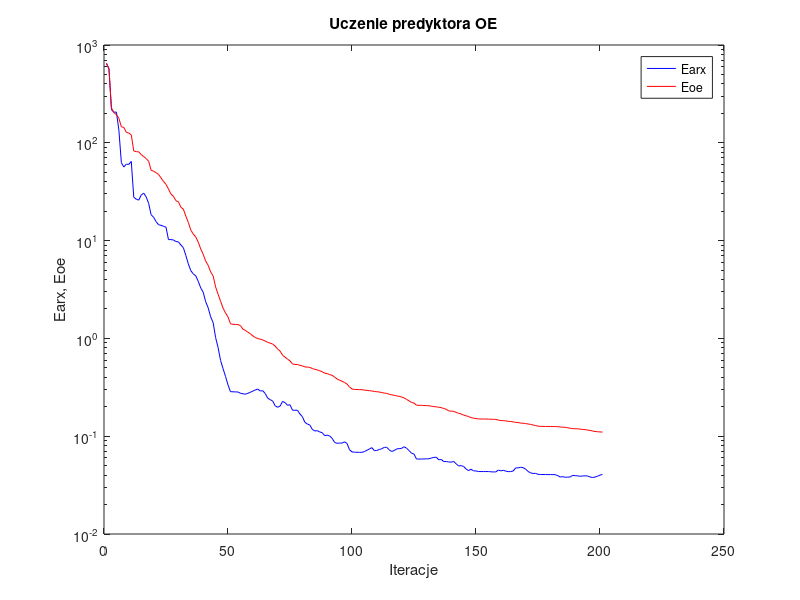
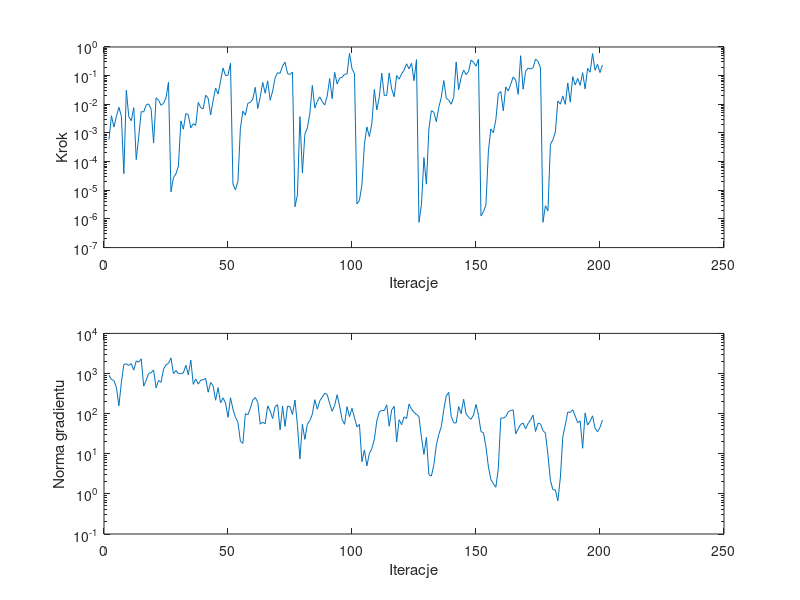

The MATLAB script that drew these images, in order:
%uczenie predyktora oe
clear all;
n=0; farx(n+1)=6.448578e+002; foe(n+1)=6.515169e+002; wspucz(n+1)=0.000000e+000; ng(n+1)=0.000000e+000;
%odnowa zmiennej metryki
n=1; farx(n+1)=5.673997e+002; foe(n+1)=5.764297e+002; krok(n+1)=5.866231e-004; ng(n+1)=9.045246e+002;
n=2; farx(n+1)=2.180756e+002; foe(n+1)=2.276413e+002; krok(n+1)=3.985480e-003; ng(n+1)=7.083102e+002;
n=3; farx(n+1)=2.056963e+002; foe(n+1)=2.028996e+002; krok(n+1)=1.605669e-003; ng(n+1)=6.711687e+002;
n=4; farx(n+1)=2.060516e+002; foe(n+1)=1.943785e+002; krok(n+1)=3.792736e-003; ng(n+1)=4.524473e+002;
n=5; farx(n+1)=1.346354e+002; foe(n+1)=1.779854e+002; krok(n+1)=7.883344e-003; ng(n+1)=1.571085e+002;
n=6; farx(n+1)=6.253442e+001; foe(n+1)=1.456994e+002; krok(n+1)=3.840117e-003; ng(n+1)=5.926509e+002;
n=7; farx(n+1)=5.659812e+001; foe(n+1)=1.436848e+002; krok(n+1)=3.799128e-005; ng(n+1)=1.685875e+003;
n=8; farx(n+1)=6.049611e+001; foe(n+1)=1.281256e+002; krok(n+1)=3.108824e-002; ng(n+1)=1.745437e+003;
n=9; farx(n+1)=6.009855e+001; foe(n+1)=1.257022e+002; krok(n+1)=3.660956e-003; ng(n+1)=1.580597e+003;
n=10; farx(n+1)=6.453086e+001; foe(n+1)=1.207556e+002; krok(n+1)=2.677949e-003; ng(n+1)=1.764720e+003;
n=11; farx(n+1)=2.778103e+001; foe(n+1)=8.252470e+001; krok(n+1)=7.613202e-003; ng(n+1)=1.211327e+003;
n=12; farx(n+1)=2.650277e+001; foe(n+1)=8.117401e+001; krok(n+1)=1.176816e-004; ng(n+1)=2.064389e+003;
n=13; farx(n+1)=2.592635e+001; foe(n+1)=8.088597e+001; krok(n+1)=7.499704e-004; ng(n+1)=1.917964e+003;
n=14; farx(n+1)=2.924654e+001; foe(n+1)=7.577552e+001; krok(n+1)=5.557598e-003; ng(n+1)=2.317754e+003;
n=15; farx(n+1)=3.055575e+001; foe(n+1)=7.231198e+001; krok(n+1)=5.433546e-003; ng(n+1)=4.846487e+002;
n=16; farx(n+1)=2.801811e+001; foe(n+1)=6.901324e+001; krok(n+1)=9.436540e-003; ng(n+1)=6.746743e+002;
n=17; farx(n+1)=2.406905e+001; foe(n+1)=6.484693e+001; krok(n+1)=1.034736e-002; ng(n+1)=1.005647e+003;
n=18; farx(n+1)=1.836797e+001; foe(n+1)=5.236509e+001; krok(n+1)=6.802533e-003; ng(n+1)=1.044778e+003;
n=19; farx(n+1)=1.731434e+001; foe(n+1)=5.128145e+001; krok(n+1)=4.430569e-004; ng(n+1)=1.222507e+003;
n=20; farx(n+1)=1.563704e+001; foe(n+1)=4.950373e+001; krok(n+1)=1.694236e-002; ng(n+1)=4.391807e+002;
n=21; farx(n+1)=1.453743e+001; foe(n+1)=4.744393e+001; krok(n+1)=1.384117e-002; ng(n+1)=6.730725e+002;
n=22; farx(n+1)=1.433251e+001; foe(n+1)=4.376623e+001; krok(n+1)=9.219686e-003; ng(n+1)=6.009997e+002;
n=23; farx(n+1)=1.399110e+001; foe(n+1)=4.030563e+001; krok(n+1)=1.080437e-002; ng(n+1)=1.280743e+003;
n=24; farx(n+1)=1.372908e+001; foe(n+1)=3.756469e+001; krok(n+1)=1.705843e-002; ng(n+1)=1.649029e+003;
n=25; farx(n+1)=1.023479e+001; foe(n+1)=3.371279e+001; krok(n+1)=5.893163e-002; ng(n+1)=1.783274e+003;
%odnowa zmiennej metryki
n=26; farx(n+1)=1.024037e+001; foe(n+1)=2.992661e+001; krok(n+1)=8.829868e-006; ng(n+1)=2.442197e+003;
n=27; farx(n+1)=1.015152e+001; foe(n+1)=2.838259e+001; krok(n+1)=2.769106e-005; ng(n+1)=9.889483e+002;
n=28; farx(n+1)=9.790564e+000; foe(n+1)=2.558798e+001; krok(n+1)=3.720528e-005; ng(n+1)=1.195543e+003;
n=29; farx(n+1)=9.699705e+000; foe(n+1)=2.492417e+001; krok(n+1)=6.975159e-005; ng(n+1)=9.894636e+002;
n=30; farx(n+1)=9.019740e+000; foe(n+1)=2.194207e+001; krok(n+1)=2.634602e-003; ng(n+1)=9.963318e+002;
n=31; farx(n+1)=8.458116e+000; foe(n+1)=2.097403e+001; krok(n+1)=1.350546e-003; ng(n+1)=1.027250e+003;
n=32; farx(n+1)=7.044455e+000; foe(n+1)=1.779334e+001; krok(n+1)=4.753051e-003; ng(n+1)=1.608850e+003;
n=33; farx(n+1)=5.788278e+000; foe(n+1)=1.534545e+001; krok(n+1)=4.259233e-003; ng(n+1)=9.325318e+002;
n=34; farx(n+1)=4.926536e+000; foe(n+1)=1.282731e+001; krok(n+1)=1.513410e-003; ng(n+1)=2.162134e+003;
n=35; farx(n+1)=4.575175e+000; foe(n+1)=1.165685e+001; krok(n+1)=2.100547e-003; ng(n+1)=5.369097e+002;
n=36; farx(n+1)=4.362714e+000; foe(n+1)=1.087653e+001; krok(n+1)=1.846469e-003; ng(n+1)=7.335424e+002;
n=37; farx(n+1)=3.832980e+000; foe(n+1)=9.641894e+000; krok(n+1)=1.169933e-002; ng(n+1)=5.438146e+002;
n=38; farx(n+1)=3.284508e+000; foe(n+1)=8.221220e+000; krok(n+1)=7.632150e-003; ng(n+1)=6.833858e+002;
n=39; farx(n+1)=2.961523e+000; foe(n+1)=7.242913e+000; krok(n+1)=6.947618e-003; ng(n+1)=7.023248e+002;
n=40; farx(n+1)=2.372355e+000; foe(n+1)=6.164145e+000; krok(n+1)=2.083339e-002; ng(n+1)=7.528265e+002;
n=41; farx(n+1)=2.057597e+000; foe(n+1)=5.591032e+000; krok(n+1)=1.625772e-002; ng(n+1)=3.416682e+002;
n=42; farx(n+1)=1.661506e+000; foe(n+1)=4.787462e+000; krok(n+1)=4.258262e-003; ng(n+1)=5.971924e+002;
n=43; farx(n+1)=1.451015e+000; foe(n+1)=4.356319e+000; krok(n+1)=1.370601e-002; ng(n+1)=4.937471e+002;
n=44; farx(n+1)=1.021111e+000; foe(n+1)=3.361674e+000; krok(n+1)=3.712452e-002; ng(n+1)=2.156820e+002;
n=45; farx(n+1)=8.059167e-001; foe(n+1)=2.828859e+000; krok(n+1)=2.284436e-002; ng(n+1)=4.444266e+002;
n=46; farx(n+1)=5.960109e-001; foe(n+1)=2.403789e+000; krok(n+1)=6.528949e-002; ng(n+1)=1.855955e+002;
n=47; farx(n+1)=4.911292e-001; foe(n+1)=2.041117e+000; krok(n+1)=1.845727e-001; ng(n+1)=2.474138e+002;
n=48; farx(n+1)=4.084653e-001; foe(n+1)=1.820012e+000; krok(n+1)=1.001107e-001; ng(n+1)=1.846156e+002;
n=49; farx(n+1)=3.343186e-001; foe(n+1)=1.659109e+000; krok(n+1)=1.041792e-001; ng(n+1)=8.082547e+001;
n=50; farx(n+1)=2.853704e-001; foe(n+1)=1.411159e+000; krok(n+1)=2.709781e-001; ng(n+1)=2.486754e+002;
%odnowa zmiennej metryki
n=51; farx(n+1)=2.845475e-001; foe(n+1)=1.394042e+000; krok(n+1)=1.625776e-005; ng(n+1)=1.295583e+002;
n=52; farx(n+1)=2.839068e-001; foe(n+1)=1.389137e+000; krok(n+1)=1.029831e-005; ng(n+1)=8.111313e+001;
n=53; farx(n+1)=2.832367e-001; foe(n+1)=1.384683e+000; krok(n+1)=2.047517e-005; ng(n+1)=6.107713e+001;
n=54; farx(n+1)=2.749267e-001; foe(n+1)=1.353120e+000; krok(n+1)=1.469853e-003; ng(n+1)=2.060665e+001;
n=55; farx(n+1)=2.713880e-001; foe(n+1)=1.243899e+000; krok(n+1)=5.829556e-003; ng(n+1)=1.807367e+001;
n=56; farx(n+1)=2.688939e-001; foe(n+1)=1.207056e+000; krok(n+1)=4.175393e-003; ng(n+1)=1.000402e+002;
n=57; farx(n+1)=2.743508e-001; foe(n+1)=1.157119e+000; krok(n+1)=1.086709e-002; ng(n+1)=9.342497e+001;
n=58; farx(n+1)=2.813858e-001; foe(n+1)=1.117444e+000; krok(n+1)=1.169754e-002; ng(n+1)=1.348449e+002;
n=59; farx(n+1)=2.887929e-001; foe(n+1)=1.061262e+000; krok(n+1)=1.518330e-002; ng(n+1)=2.171307e+002;
n=60; farx(n+1)=2.970365e-001; foe(n+1)=1.022487e+000; krok(n+1)=3.899737e-002; ng(n+1)=2.522833e+002;
n=61; farx(n+1)=3.036050e-001; foe(n+1)=9.960877e-001; krok(n+1)=7.152527e-003; ng(n+1)=1.916326e+002;
n=62; farx(n+1)=2.899715e-001; foe(n+1)=9.823826e-001; krok(n+1)=1.835014e-002; ng(n+1)=5.481018e+001;
n=63; farx(n+1)=2.917488e-001; foe(n+1)=9.657750e-001; krok(n+1)=5.793922e-002; ng(n+1)=6.096884e+001;
n=64; farx(n+1)=2.731537e-001; foe(n+1)=9.386961e-001; krok(n+1)=2.421456e-002; ng(n+1)=5.595598e+001;
n=65; farx(n+1)=2.453775e-001; foe(n+1)=9.116291e-001; krok(n+1)=6.601690e-002; ng(n+1)=1.561225e+002;
n=66; farx(n+1)=2.364790e-001; foe(n+1)=8.942524e-001; krok(n+1)=1.382426e-002; ng(n+1)=1.174774e+002;
n=67; farx(n+1)=2.291580e-001; foe(n+1)=8.763277e-001; krok(n+1)=2.900728e-002; ng(n+1)=7.543427e+001;
n=68; farx(n+1)=2.047028e-001; foe(n+1)=8.339302e-001; krok(n+1)=8.509079e-002; ng(n+1)=1.510479e+002;
n=69; farx(n+1)=1.976543e-001; foe(n+1)=7.786888e-001; krok(n+1)=1.269153e-001; ng(n+1)=1.673945e+002;
n=70; farx(n+1)=2.030584e-001; foe(n+1)=7.412856e-001; krok(n+1)=1.200954e-001; ng(n+1)=3.948621e+001;
n=71; farx(n+1)=2.270673e-001; foe(n+1)=6.746944e-001; krok(n+1)=2.186494e-001; ng(n+1)=1.526744e+002;
n=72; farx(n+1)=2.204123e-001; foe(n+1)=6.424724e-001; krok(n+1)=2.965759e-001; ng(n+1)=4.792199e+001;
n=73; farx(n+1)=2.070100e-001; foe(n+1)=6.142413e-001; krok(n+1)=1.174729e-001; ng(n+1)=1.543504e+002;
n=74; farx(n+1)=2.097856e-001; foe(n+1)=5.890560e-001; krok(n+1)=1.096481e-001; ng(n+1)=1.493854e+002;
n=75; farx(n+1)=1.843984e-001; foe(n+1)=5.480709e-001; krok(n+1)=1.344350e-001; ng(n+1)=9.534495e+001;
%odnowa zmiennej metryki
n=76; farx(n+1)=1.843049e-001; foe(n+1)=5.418819e-001; krok(n+1)=2.678022e-006; ng(n+1)=2.184602e+002;
n=77; farx(n+1)=1.843328e-001; foe(n+1)=5.407107e-001; krok(n+1)=6.917402e-006; ng(n+1)=5.135531e+001;
n=78; farx(n+1)=1.687762e-001; foe(n+1)=5.303326e-001; krok(n+1)=3.715831e-003; ng(n+1)=7.410730e+000;
n=79; farx(n+1)=1.581145e-001; foe(n+1)=5.235818e-001; krok(n+1)=3.990378e-005; ng(n+1)=5.431092e+001;
n=80; farx(n+1)=1.385200e-001; foe(n+1)=5.112791e-001; krok(n+1)=9.064776e-004; ng(n+1)=2.279733e+001;
n=81; farx(n+1)=1.332356e-001; foe(n+1)=5.084169e-001; krok(n+1)=1.499941e-003; ng(n+1)=5.465365e+001;
n=82; farx(n+1)=1.299092e-001; foe(n+1)=5.062562e-001; krok(n+1)=4.818429e-003; ng(n+1)=6.714865e+001;
n=83; farx(n+1)=1.173539e-001; foe(n+1)=4.911348e-001; krok(n+1)=4.568872e-002; ng(n+1)=9.645250e+001;
n=84; farx(n+1)=1.131313e-001; foe(n+1)=4.835173e-001; krok(n+1)=7.442795e-003; ng(n+1)=2.229787e+002;
n=85; farx(n+1)=1.139108e-001; foe(n+1)=4.760913e-001; krok(n+1)=1.251384e-002; ng(n+1)=1.287010e+002;
n=86; farx(n+1)=1.105237e-001; foe(n+1)=4.665019e-001; krok(n+1)=1.819302e-002; ng(n+1)=2.082327e+002;
n=87; farx(n+1)=1.085779e-001; foe(n+1)=4.556972e-001; krok(n+1)=1.219985e-002; ng(n+1)=2.554781e+002;
n=88; farx(n+1)=1.013080e-001; foe(n+1)=4.405166e-001; krok(n+1)=9.447410e-003; ng(n+1)=3.231702e+002;
n=89; farx(n+1)=1.026062e-001; foe(n+1)=4.369665e-001; krok(n+1)=1.949750e-002; ng(n+1)=2.992948e+002;
n=90; farx(n+1)=1.004647e-001; foe(n+1)=4.257293e-001; krok(n+1)=7.903310e-002; ng(n+1)=1.765413e+002;
n=91; farx(n+1)=9.507239e-002; foe(n+1)=4.200070e-001; krok(n+1)=1.576846e-002; ng(n+1)=1.145673e+002;
n=92; farx(n+1)=8.630991e-002; foe(n+1)=4.008443e-001; krok(n+1)=1.310933e-001; ng(n+1)=1.611243e+002;
n=93; farx(n+1)=8.458163e-002; foe(n+1)=3.848274e-001; krok(n+1)=5.079872e-002; ng(n+1)=2.953230e+002;
n=94; farx(n+1)=8.510788e-002; foe(n+1)=3.738274e-001; krok(n+1)=8.172294e-002; ng(n+1)=1.553085e+002;
n=95; farx(n+1)=8.496521e-002; foe(n+1)=3.648491e-001; krok(n+1)=8.764941e-002; ng(n+1)=7.186686e+001;
n=96; farx(n+1)=8.758944e-002; foe(n+1)=3.541318e-001; krok(n+1)=1.121259e-001; ng(n+1)=5.428476e+001;
n=97; farx(n+1)=8.429275e-002; foe(n+1)=3.412194e-001; krok(n+1)=1.139041e-001; ng(n+1)=1.495407e+002;
n=98; farx(n+1)=7.272659e-002; foe(n+1)=3.182340e-001; krok(n+1)=6.022096e-001; ng(n+1)=8.441251e+001;
n=99; farx(n+1)=6.912676e-002; foe(n+1)=3.042428e-001; krok(n+1)=1.738735e-001; ng(n+1)=1.360761e+002;
n=100; farx(n+1)=6.860847e-002; foe(n+1)=3.005117e-001; krok(n+1)=1.176675e-001; ng(n+1)=7.916296e+001;
%odnowa zmiennej metryki
n=101; farx(n+1)=6.855748e-002; foe(n+1)=3.000549e-001; krok(n+1)=3.332727e-006; ng(n+1)=4.669051e+001;
n=102; farx(n+1)=6.840305e-002; foe(n+1)=2.991412e-001; krok(n+1)=4.456701e-006; ng(n+1)=5.384798e+001;
n=103; farx(n+1)=6.841360e-002; foe(n+1)=2.990920e-001; krok(n+1)=1.549259e-005; ng(n+1)=6.344271e+000;
n=104; farx(n+1)=6.963712e-002; foe(n+1)=2.961583e-001; krok(n+1)=4.000568e-004; ng(n+1)=1.249024e+001;
n=105; farx(n+1)=7.180286e-002; foe(n+1)=2.940351e-001; krok(n+1)=1.621288e-003; ng(n+1)=4.991207e+000;
n=106; farx(n+1)=7.395604e-002; foe(n+1)=2.919486e-001; krok(n+1)=7.499704e-004; ng(n+1)=1.011046e+001;
n=107; farx(n+1)=7.640868e-002; foe(n+1)=2.901328e-001; krok(n+1)=2.105249e-003; ng(n+1)=1.341237e+001;
n=108; farx(n+1)=7.117742e-002; foe(n+1)=2.867883e-001; krok(n+1)=3.300845e-002; ng(n+1)=2.285405e+001;
n=109; farx(n+1)=7.153509e-002; foe(n+1)=2.850162e-001; krok(n+1)=6.374691e-003; ng(n+1)=6.550691e+001;
n=110; farx(n+1)=7.309062e-002; foe(n+1)=2.830639e-001; krok(n+1)=1.771116e-002; ng(n+1)=1.106903e+002;
n=111; farx(n+1)=7.445067e-002; foe(n+1)=2.793383e-001; krok(n+1)=1.216984e-001; ng(n+1)=1.211393e+002;
n=112; farx(n+1)=7.680826e-002; foe(n+1)=2.760279e-001; krok(n+1)=2.038266e-002; ng(n+1)=1.189496e+002;
n=113; farx(n+1)=7.701954e-002; foe(n+1)=2.742429e-001; krok(n+1)=2.051314e-002; ng(n+1)=1.666143e+002;
n=114; farx(n+1)=7.248091e-002; foe(n+1)=2.684759e-001; krok(n+1)=1.244441e-001; ng(n+1)=4.836295e+001;
n=115; farx(n+1)=6.984232e-002; foe(n+1)=2.649271e-001; krok(n+1)=3.406610e-002; ng(n+1)=1.237661e+002;
n=116; farx(n+1)=7.128345e-002; foe(n+1)=2.620060e-001; krok(n+1)=1.842177e-002; ng(n+1)=1.530182e+002;
n=117; farx(n+1)=7.410014e-002; foe(n+1)=2.583096e-001; krok(n+1)=1.011122e-001; ng(n+1)=1.964405e+001;
n=118; farx(n+1)=7.461556e-002; foe(n+1)=2.558951e-001; krok(n+1)=7.542765e-002; ng(n+1)=7.057290e+001;
n=119; farx(n+1)=7.507963e-002; foe(n+1)=2.514795e-001; krok(n+1)=1.160291e-001; ng(n+1)=5.306947e+001;
n=120; farx(n+1)=7.804755e-002; foe(n+1)=2.468398e-001; krok(n+1)=1.568337e-001; ng(n+1)=8.340360e+001;
n=121; farx(n+1)=7.544050e-002; foe(n+1)=2.378951e-001; krok(n+1)=2.592992e-001; ng(n+1)=7.498167e+001;
n=122; farx(n+1)=7.123577e-002; foe(n+1)=2.297332e-001; krok(n+1)=1.728230e-001; ng(n+1)=1.740235e+002;
n=123; farx(n+1)=6.704798e-002; foe(n+1)=2.211713e-001; krok(n+1)=2.701727e-001; ng(n+1)=1.286755e+002;
n=124; farx(n+1)=6.561766e-002; foe(n+1)=2.182771e-001; krok(n+1)=6.680629e-002; ng(n+1)=1.073809e+002;
n=125; farx(n+1)=5.843764e-002; foe(n+1)=2.074322e-001; krok(n+1)=3.619299e-001; ng(n+1)=9.611788e+001;
%odnowa zmiennej metryki
n=126; farx(n+1)=5.843227e-002; foe(n+1)=2.069822e-001; krok(n+1)=7.623743e-007; ng(n+1)=8.394531e+001;
n=127; farx(n+1)=5.843633e-002; foe(n+1)=2.068620e-001; krok(n+1)=3.150286e-006; ng(n+1)=2.594787e+001;
n=128; farx(n+1)=5.851683e-002; foe(n+1)=2.060751e-001; krok(n+1)=1.377639e-004; ng(n+1)=9.617520e+000;
n=129; farx(n+1)=5.870317e-002; foe(n+1)=2.054443e-001; krok(n+1)=1.637351e-005; ng(n+1)=2.558700e+001;
n=130; farx(n+1)=5.876642e-002; foe(n+1)=2.048902e-001; krok(n+1)=1.361446e-003; ng(n+1)=2.993518e+000;
n=131; farx(n+1)=5.983359e-002; foe(n+1)=2.025793e-001; krok(n+1)=5.999763e-003; ng(n+1)=2.779336e+000;
n=132; farx(n+1)=6.068446e-002; foe(n+1)=2.007988e-001; krok(n+1)=5.242823e-003; ng(n+1)=5.304664e+000;
n=133; farx(n+1)=6.093260e-002; foe(n+1)=1.995446e-001; krok(n+1)=2.476023e-003; ng(n+1)=1.639364e+001;
n=134; farx(n+1)=5.740283e-002; foe(n+1)=1.978147e-001; krok(n+1)=7.859971e-003; ng(n+1)=3.024865e+001;
n=135; farx(n+1)=5.780873e-002; foe(n+1)=1.959523e-001; krok(n+1)=1.748904e-002; ng(n+1)=4.736924e+001;
n=136; farx(n+1)=5.505221e-002; foe(n+1)=1.918912e-001; krok(n+1)=6.736795e-002; ng(n+1)=1.255591e+002;
n=137; farx(n+1)=5.510844e-002; foe(n+1)=1.886074e-001; krok(n+1)=1.660195e-002; ng(n+1)=2.743007e+002;
n=138; farx(n+1)=5.449005e-002; foe(n+1)=1.816208e-001; krok(n+1)=1.391254e-002; ng(n+1)=3.418277e+002;
n=139; farx(n+1)=5.426017e-002; foe(n+1)=1.804612e-001; krok(n+1)=1.004449e-002; ng(n+1)=8.488067e+001;
n=140; farx(n+1)=5.515800e-002; foe(n+1)=1.795819e-001; krok(n+1)=1.750226e-002; ng(n+1)=5.905668e+001;
n=141; farx(n+1)=5.221293e-002; foe(n+1)=1.752526e-001; krok(n+1)=2.997685e-001; ng(n+1)=5.846439e+001;
n=142; farx(n+1)=4.967022e-002; foe(n+1)=1.714111e-001; krok(n+1)=3.251545e-002; ng(n+1)=1.497394e+002;
n=143; farx(n+1)=5.005271e-002; foe(n+1)=1.688939e-001; krok(n+1)=8.643496e-002; ng(n+1)=1.000309e+002;
n=144; farx(n+1)=4.906217e-002; foe(n+1)=1.643458e-001; krok(n+1)=1.550419e-001; ng(n+1)=2.292313e+002;
n=145; farx(n+1)=4.622102e-002; foe(n+1)=1.617434e-001; krok(n+1)=1.082372e-001; ng(n+1)=9.889971e+001;
n=146; farx(n+1)=4.452805e-002; foe(n+1)=1.588795e-001; krok(n+1)=1.392689e-001; ng(n+1)=8.125305e+001;
n=147; farx(n+1)=4.591065e-002; foe(n+1)=1.548184e-001; krok(n+1)=3.456460e-001; ng(n+1)=7.237203e+001;
n=148; farx(n+1)=4.424164e-002; foe(n+1)=1.529371e-001; krok(n+1)=2.953927e-001; ng(n+1)=9.279552e+001;
n=149; farx(n+1)=4.414711e-002; foe(n+1)=1.514953e-001; krok(n+1)=2.134155e-001; ng(n+1)=1.698647e+002;
n=150; farx(n+1)=4.352429e-002; foe(n+1)=1.501390e-001; krok(n+1)=3.806077e-001; ng(n+1)=9.102470e+001;
%odnowa zmiennej metryki
n=151; farx(n+1)=4.351958e-002; foe(n+1)=1.500557e-001; krok(n+1)=1.274394e-006; ng(n+1)=3.560772e+001;
n=152; farx(n+1)=4.350245e-002; foe(n+1)=1.499047e-001; krok(n+1)=1.789244e-006; ng(n+1)=3.351912e+001;
n=153; farx(n+1)=4.349650e-002; foe(n+1)=1.498627e-001; krok(n+1)=3.079798e-006; ng(n+1)=1.511865e+001;
n=154; farx(n+1)=4.352989e-002; foe(n+1)=1.494850e-001; krok(n+1)=2.364607e-004; ng(n+1)=4.751118e+000;
n=155; farx(n+1)=4.324500e-002; foe(n+1)=1.490518e-001; krok(n+1)=1.389400e-003; ng(n+1)=2.275926e+000;
n=156; farx(n+1)=4.311646e-002; foe(n+1)=1.488552e-001; krok(n+1)=1.026670e-003; ng(n+1)=1.809299e+000;
n=157; farx(n+1)=4.313019e-002; foe(n+1)=1.485967e-001; krok(n+1)=2.926191e-003; ng(n+1)=1.462814e+000;
n=158; farx(n+1)=4.507266e-002; foe(n+1)=1.459689e-001; krok(n+1)=2.357847e-002; ng(n+1)=4.355643e+000;
n=159; farx(n+1)=4.424701e-002; foe(n+1)=1.446901e-001; krok(n+1)=2.788178e-002; ng(n+1)=7.742324e+001;
n=160; farx(n+1)=4.482582e-002; foe(n+1)=1.442445e-001; krok(n+1)=5.945944e-003; ng(n+1)=7.763259e+001;
n=161; farx(n+1)=4.396495e-002; foe(n+1)=1.434509e-001; krok(n+1)=4.048730e-002; ng(n+1)=8.440181e+001;
n=162; farx(n+1)=4.340936e-002; foe(n+1)=1.419222e-001; krok(n+1)=2.900728e-002; ng(n+1)=1.113816e+002;
n=163; farx(n+1)=4.348707e-002; foe(n+1)=1.413536e-001; krok(n+1)=5.004260e-002; ng(n+1)=1.203096e+002;
n=164; farx(n+1)=4.414956e-002; foe(n+1)=1.402925e-001; krok(n+1)=9.048247e-002; ng(n+1)=1.239660e+002;
n=165; farx(n+1)=4.739048e-002; foe(n+1)=1.382965e-001; krok(n+1)=7.071636e-002; ng(n+1)=3.139413e+001;
n=166; farx(n+1)=4.743253e-002; foe(n+1)=1.380130e-001; krok(n+1)=2.219272e-002; ng(n+1)=4.144311e+001;
n=167; farx(n+1)=4.810152e-002; foe(n+1)=1.360257e-001; krok(n+1)=4.967261e-001; ng(n+1)=5.406714e+001;
n=168; farx(n+1)=4.777008e-002; foe(n+1)=1.357275e-001; krok(n+1)=3.360874e-002; ng(n+1)=5.805537e+001;
n=169; farx(n+1)=4.601258e-002; foe(n+1)=1.345871e-001; krok(n+1)=1.410702e-001; ng(n+1)=4.202421e+001;
n=170; farx(n+1)=4.362927e-002; foe(n+1)=1.332703e-001; krok(n+1)=1.827549e-001; ng(n+1)=5.688705e+001;
n=171; farx(n+1)=4.215178e-002; foe(n+1)=1.320519e-001; krok(n+1)=1.702433e-001; ng(n+1)=7.000870e+001;
n=172; farx(n+1)=4.165501e-002; foe(n+1)=1.301226e-001; krok(n+1)=1.865458e-001; ng(n+1)=9.209950e+001;
n=173; farx(n+1)=4.164598e-002; foe(n+1)=1.286164e-001; krok(n+1)=3.785938e-001; ng(n+1)=3.585281e+001;
n=174; farx(n+1)=4.081815e-002; foe(n+1)=1.268006e-001; krok(n+1)=3.158996e-001; ng(n+1)=5.746748e+001;
n=175; farx(n+1)=4.055848e-002; foe(n+1)=1.260484e-001; krok(n+1)=1.865388e-001; ng(n+1)=5.559177e+001;
%odnowa zmiennej metryki
n=176; farx(n+1)=4.055317e-002; foe(n+1)=1.259833e-001; krok(n+1)=7.671845e-007; ng(n+1)=3.782170e+001;
n=177; farx(n+1)=4.052856e-002; foe(n+1)=1.257974e-001; krok(n+1)=2.900558e-006; ng(n+1)=3.253790e+001;
n=178; farx(n+1)=4.052545e-002; foe(n+1)=1.257886e-001; krok(n+1)=1.894579e-006; ng(n+1)=9.523844e+000;
n=179; farx(n+1)=4.049053e-002; foe(n+1)=1.256655e-001; krok(n+1)=3.946779e-004; ng(n+1)=2.163138e+000;
n=180; farx(n+1)=4.050458e-002; foe(n+1)=1.256010e-001; krok(n+1)=5.817002e-004; ng(n+1)=1.274636e+000;
n=181; farx(n+1)=4.042561e-002; foe(n+1)=1.255033e-001; krok(n+1)=1.086571e-003; ng(n+1)=1.252095e+000;
n=182; farx(n+1)=3.945281e-002; foe(n+1)=1.251386e-001; krok(n+1)=1.321526e-002; ng(n+1)=6.684092e-001;
n=183; farx(n+1)=3.824855e-002; foe(n+1)=1.240991e-001; krok(n+1)=1.005588e-002; ng(n+1)=2.494124e+000;
n=184; farx(n+1)=3.857197e-002; foe(n+1)=1.237439e-001; krok(n+1)=1.941426e-002; ng(n+1)=2.670756e+001;
n=185; farx(n+1)=3.802606e-002; foe(n+1)=1.232400e-001; krok(n+1)=1.000091e-002; ng(n+1)=5.199379e+001;
n=186; farx(n+1)=3.816577e-002; foe(n+1)=1.220094e-001; krok(n+1)=5.576355e-002; ng(n+1)=1.090849e+002;
n=187; farx(n+1)=3.832770e-002; foe(n+1)=1.204914e-001; krok(n+1)=1.189189e-002; ng(n+1)=1.072058e+002;
n=188; farx(n+1)=3.978976e-002; foe(n+1)=1.196019e-001; krok(n+1)=9.228634e-002; ng(n+1)=1.251925e+002;
n=189; farx(n+1)=3.948117e-002; foe(n+1)=1.192494e-001; krok(n+1)=4.732206e-002; ng(n+1)=8.688286e+001;
n=190; farx(n+1)=3.933818e-002; foe(n+1)=1.189334e-001; krok(n+1)=8.000730e-002; ng(n+1)=5.938844e+001;
n=191; farx(n+1)=3.889250e-002; foe(n+1)=1.182098e-001; krok(n+1)=4.569519e-002; ng(n+1)=6.589015e+001;
n=192; farx(n+1)=3.921398e-002; foe(n+1)=1.173684e-001; krok(n+1)=1.269153e-001; ng(n+1)=1.368623e+001;
n=193; farx(n+1)=3.934587e-002; foe(n+1)=1.167954e-001; krok(n+1)=3.432277e-002; ng(n+1)=1.038047e+002;
n=194; farx(n+1)=3.916725e-002; foe(n+1)=1.155918e-001; krok(n+1)=1.803622e-001; ng(n+1)=5.187407e+001;
n=195; farx(n+1)=3.826749e-002; foe(n+1)=1.145077e-001; krok(n+1)=1.314138e-001; ng(n+1)=6.471392e+001;
n=196; farx(n+1)=3.784411e-002; foe(n+1)=1.130285e-001; krok(n+1)=5.885355e-001; ng(n+1)=8.814964e+001;
n=197; farx(n+1)=3.818737e-002; foe(n+1)=1.117814e-001; krok(n+1)=1.545805e-001; ng(n+1)=4.329036e+001;
n=198; farx(n+1)=3.899065e-002; foe(n+1)=1.111039e-001; krok(n+1)=2.489869e-001; ng(n+1)=3.533243e+001;
n=199; farx(n+1)=3.998828e-002; foe(n+1)=1.105949e-001; krok(n+1)=1.278954e-001; ng(n+1)=4.522078e+001;
n=200; farx(n+1)=4.061265e-002; foe(n+1)=1.102450e-001; krok(n+1)=2.357265e-001; ng(n+1)=6.934829e+001;

figure; semilogy(farx,'b'); hold on; semilogy(foe,'r'); xlabel('Iteracje'); ylabel('Earx, Eoe'); legend('Earx','Eoe'); title('Uczenie predyktora OE');
figure; subplot(2,1,1); semilogy(krok); xlabel('Iteracje'); ylabel('Krok');
subplot(2,1,2); semilogy(ng); xlabel('Iteracje'); ylabel('Norma gradientu');
Earx=farx(n+1)
Eoe=foe(n+1)
